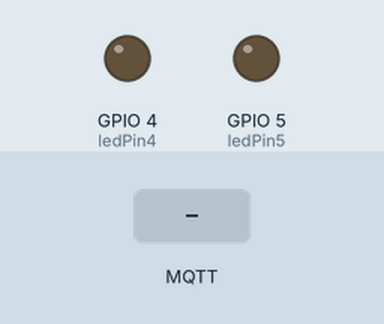
Recording of a sketch running on a simulated ESP8266 (NodeMCU). Parts: output pins drawn as LEDs (lit = HIGH). Inputs (shaded band) come from the test bench. WiFi joins after 1.5 s; servers stay silent unless stated; no MQTT or app messages arrive unless stated.

Above: at 2.7 s.
2.8 s: MQTT message "true" arrives on the first subscribed topic
At 3.8 s:
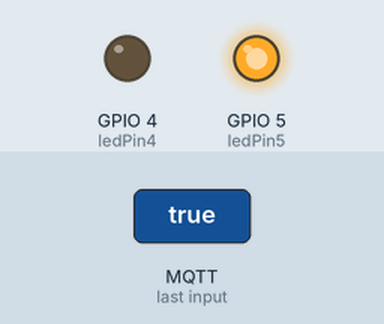
4.3 s: MQTT message "true" arrives on the second subscribed topic
At 4.9 s:
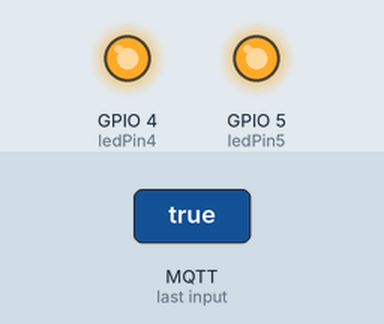
5.8 s: MQTT message "false" arrives on the first subscribed topic
At 6.1 s:
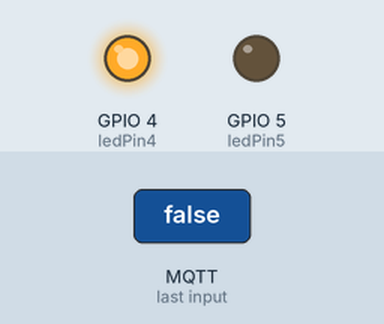
7.3 s: MQTT message "false" arrives on the second subscribed topic
At 8.4 s:
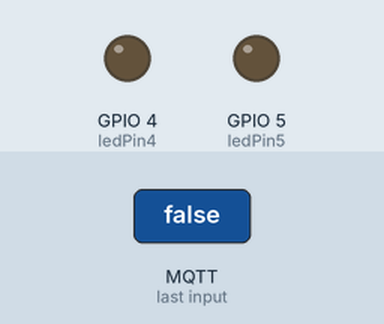
Timing chart, 0 to 9.8 s (numbered marks = the images above; inputs shaded):
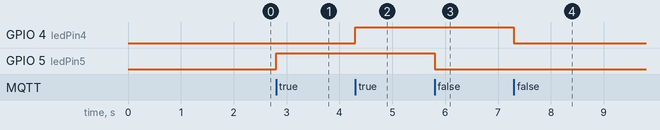

Measured:
- after the input at 2.8 s, GPIO 5 (ledPin5): LOW → HIGH at once
- after the input at 4.3 s, GPIO 4 (ledPin4): LOW → HIGH at once
- after the input at 5.8 s, GPIO 5 (ledPin5): HIGH → LOW at once
- after the input at 7.3 s, GPIO 4 (ledPin4): HIGH → LOW at once

The sketch:

ESP8266_2_MQTT_2_LEDs.ino
```cpp
/*********
  Rui Santos
  Complete project details at http://randomnerdtutorials.com
*********/

// Loading the required libraries
#include <ESP8266WiFi.h>
#include <PubSubClient.h>

//#include <SoftwareSerial.h>
//SoftwareSerial mySerial(RX_PIN, TX_PIN); // RX, TX

// Change the credentials below, so your ESP8266 connects to your router
const char* ssid = "REPLACE_WITH_YOUR_SSID";
const char* password = "REPLACE_WITH_YOUR_PASSWORD";

// Change the variable to your Raspberry Pi IP address, so it connects to your MQTT broker
const char* mqtt_server = "REPLACE_WITH_YOUR_MQTT_BROKER_IP";
// For example: const char* mqtt_server = "192.168.1.112";

// Initializes the espClient. You should change the espClient name if you have multiple ESPs running in your home automation system
WiFiClient espClient;
PubSubClient client(espClient);

// LED pins
const int ledPin5 = 5;
const int ledPin4 = 4;

// Don't change the function below. This function connects your ESP8266 to your router
void setup_wifi() {
  delay(10);
  // We start by connecting to a WiFi network
  //mySerial.println();
  //mySerial.print("Connecting to ");
  //mySerial.println(ssid);
  WiFi.begin(ssid, password);
  while (WiFi.status() != WL_CONNECTED) {
    delay(500);
    //mySerial.print(".");
  }
  //mySerial.println("");
  //mySerial.print("WiFi connected - ESP IP address: ");
  //mySerial.println(WiFi.localIP());
}

// This function is executed when some device publishes a message to a topic that your ESP8266 is subscribed to
// Change the function below to add logic to your program, so when a device publishes a message to a topic that
// your ESP8266 is subscribed you can actually do something
void callback(String topic, byte* message, unsigned int length) {
  //mySerial.print("Message arrived on topic: ");
  //mySerial.print(topic);
  //mySerial.print(". Message: ");
  String messageTemp;

  for (int i = 0; i < length; i++) {
    //mySerial.print((char)message[i]);
    messageTemp += (char)message[i];
  }
  //mySerial.println();

  // Feel free to add more if statements to control more outputs with MQTT
  // If a message is received on the topic office/workbench, you check if the message is either true or false
  // Turns the workbench according to the message
  if(topic=="office/workbench"){
      //mySerial.print("Changing Workbench to ");
      if(messageTemp == "true"){
        digitalWrite(ledPin5, HIGH);
        //mySerial.print("On");
      }
      else if(messageTemp == "false"){
        digitalWrite(ledPin5, LOW);
        //mySerial.print("Off");
      }
  }
  else if(topic=="office/toplight"){
      //mySerial.print("Changing Top Light to ");
      if(messageTemp == "true"){
        digitalWrite(ledPin4, HIGH);
        //mySerial.print("On");
      }
      else if(messageTemp == "false"){
        digitalWrite(ledPin4, LOW);
        //mySerial.print("Off");
      }
  }
  //mySerial.println();
}

// This function reconnects your ESP8266 to your MQTT broker
// Change the function below if you want to subscribe to more topics with your ESP8266
void reconnect() {
  // Loop until we're reconnected
  while (!client.connected()) {
    //mySerial.print("Attempting MQTT connection...");
    // Attempt to connect
    /*
     YOU MIGHT NEED TO CHANGE THIS LINE, IF YOU'RE HAVING PROBLEMS WITH MQTT MULTIPLE CONNECTIONS
     To change the ESP device ID, you will have to give a new name to the ESP8266.
     Here's how it looks:
       client.connect("ESP2_Office");
     Then, for the other ESP:
       client.connect("ESP1_Kitchen");
      That should solve your MQTT multiple connections problem
    */
    if (client.connect("ESP2_Office")) {
      //mySerial.println("connected");
      client.subscribe("office/workbench");
      client.subscribe("office/toplight");
    } else {
      //mySerial.print("failed, rc=");
      //mySerial.print(client.state());
      //mySerial.println(" try again in 5 seconds");
      // Wait 5 seconds before retrying
      delay(5000);
    }
  }
}

void setup(void) {
  // Set GPIOs as Outputs
  pinMode(ledPin5, OUTPUT);
  pinMode(ledPin4, OUTPUT);
  // mySerial.begin(115200);
  setup_wifi();
  client.setServer(mqtt_server, 1883);
  client.setCallback(callback);
}

void loop(void){
  if (!client.connected()) {
    reconnect();
  }
  /*
   YOU MIGHT NEED TO CHANGE THIS LINE, IF YOU'RE HAVING PROBLEMS WITH MQTT MULTIPLE CONNECTIONS
   To change the ESP device ID, you will have to give a new name to the ESP8266.
   Here's how it looks:
     client.connect("ESP2_Office");
   Then, for the other ESP:
     client.connect("ESP1_Kitchen");
    That should solve your MQTT multiple connections problem
  */
  if(!client.loop())
    client.connect("ESP2_Office");
}
```
